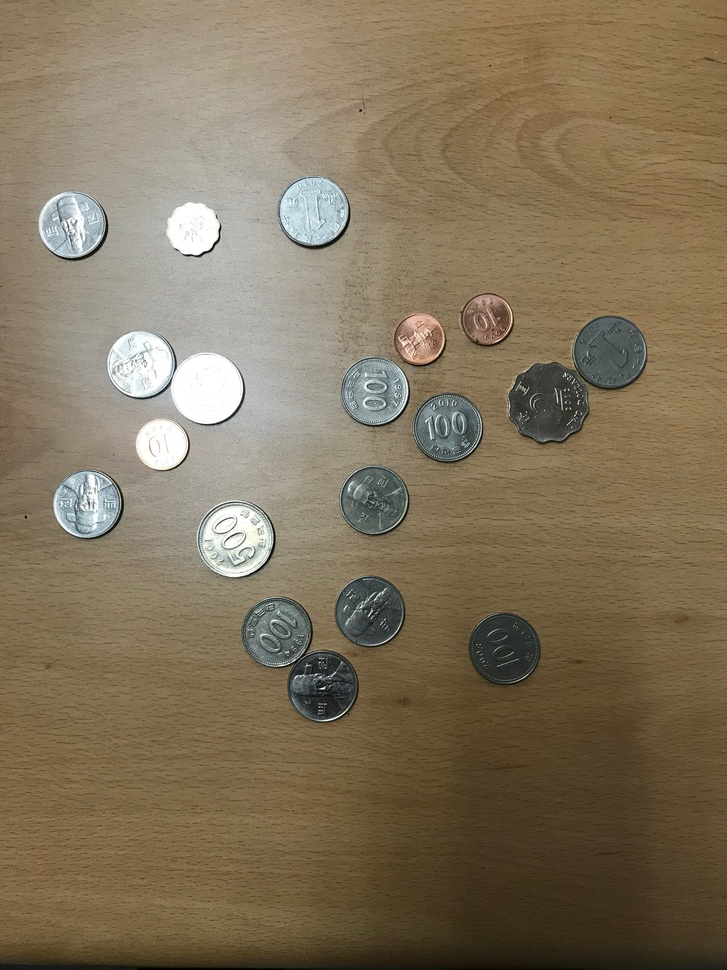
#> input picture Coins/coins_set4.jpg, 727 x 970 px, shrunk from 3024 x 4032 before the run, found by its file name
$ jupyter execute Homework_1_coins_set_4_old.ipynb   (shell and % lines are left out)
#> lines starting #> are read from the running program, lines starting #| are printed output that depends on the picture; after the words box and inside, x2 and y2 are one past the last pixel; in counts of white or black regions, pixels touching at a corner belong together
[cell 1]
import cv2
import numpy as np
import matplotlib.pyplot as plt

[cell 2]
image = '/home/khan/cv/Image0/coins_set4.jpg'
img = cv2.imread(image, 1)
#> img is the input picture: shape (970, 727, 3); mean B, G, R 91, 115.2, 129.4
img_orig = img.copy()
img = cv2.cvtColor(img,cv2.COLOR_BGR2GRAY)
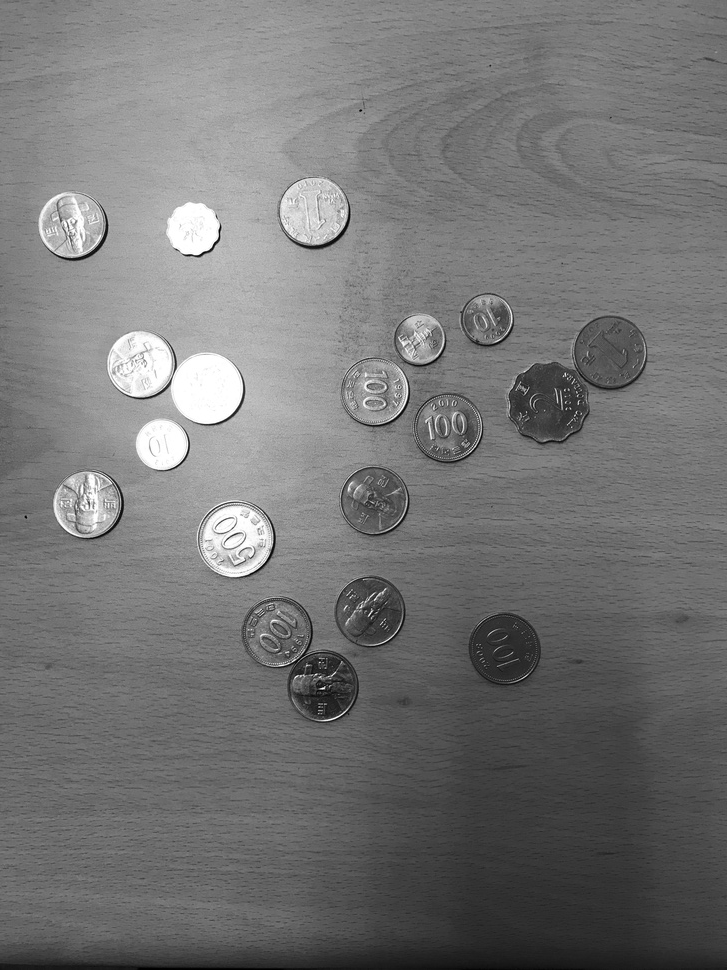
#> img: shape (970, 727); min 0, max 255, mean 116.7
plt.rcParams["figure.figsize"] = (16,9)
plt.imshow(img,cmap='gray')

[cell 3]
img =  cv2.GaussianBlur(img, (21,21), cv2.BORDER_DEFAULT)
plt.rcParams["figure.figsize"] = (16,9)
plt.imshow(img,cmap='gray')

[cell 4]
all_circs = cv2.HoughCircles(img, cv2.HOUGH_GRADIENT, 0.9, 120, param1 = 50, param2 = 30, minRadius = 30, maxRadius = 180)
#> all_circs = [[84.5, 504.5, 31.9], [313.5, 209.5, 32.4], [72.5, 226.5, 37], [205.5, 386.5, 34.4], [233.5, 539.5, 35.9]]
all_circs_rounded = np.uint16(np.around(all_circs))
#> all_circs_rounded = [[84, 504, 32], [314, 210, 32], [72, 226, 37], [206, 386, 34], [234, 540, 36]]

print(all_circs_rounded)
#| [[[ 84 504  32]
#|   [314 210  32]
#|   [ 72 226  37]
#|   [206 386  34]
#|   [234 540  36]]]
print(all_circs_rounded.shape)
#| (1, 5, 3)
print('I have found ' + str(all_circs_rounded.shape[1]) + ' coins.')
#| I have found 5 coins.

[cell 5]
count = 1
for i in all_circs_rounded[0, :]:
    cv2.circle(img_orig, (i[0],i[1]),i[2],(50, 200, 200), 15)
    cv2.circle(img_orig, (i[0],i[1]),2,(255, 0, 0), 5)
    cv2.putText(img_orig, "Coin " + str(count), (i[0]-70,i[1]+30), cv2.FONT_HERSHEY_SIMPLEX, 3.3, (255,0,0), 15)
    count += 1

    plt.rcParams["figure.figsize"] = (16,9)
    plt.imshow(img_orig)
#> this loop made 5 passes
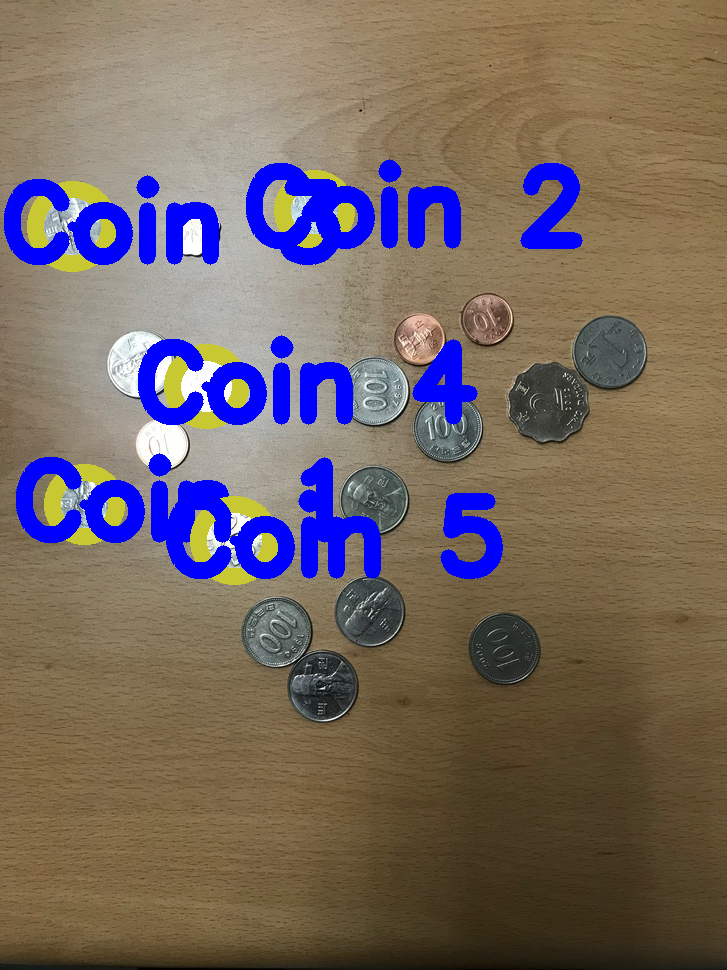
#> img_orig: shape (970, 727, 3); 9.48% of pixels changed, all inside (x1, y1, x2, y2) = (4, 159, 583, 585)
#> after the loop, count = 6
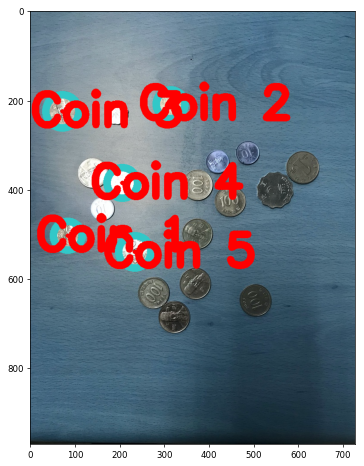
#> figure drawn by matplotlib, 1 panel; B, G, R data is drawn as R, G, B

$ run again, with Coins/coins_set1.jpg copied over Coins/coins_set4.jpg
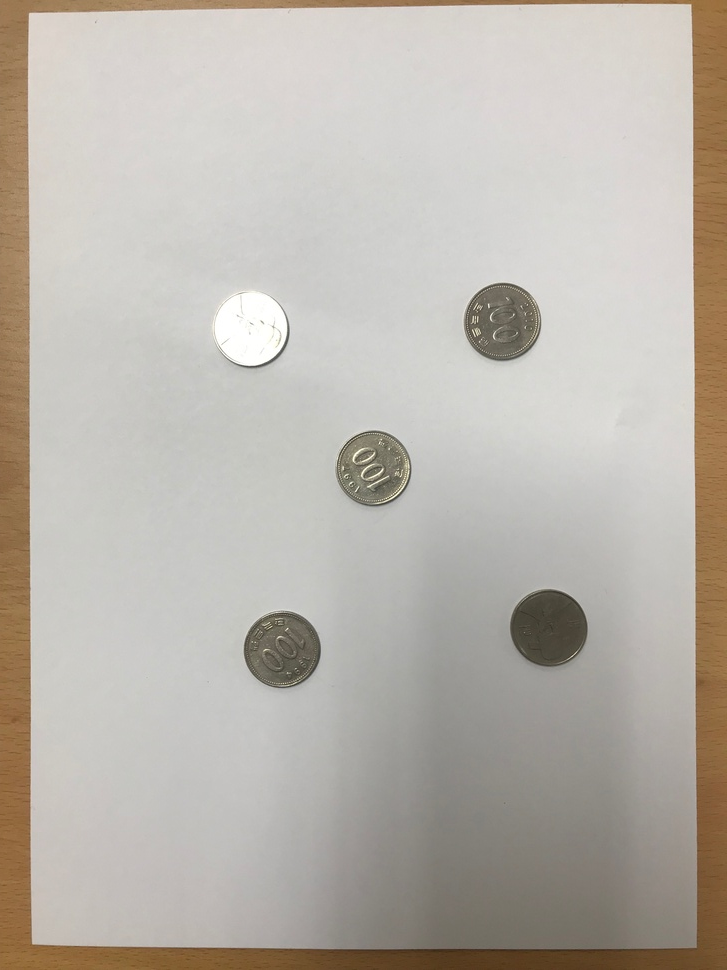
#> input picture Coins/coins_set1.jpg, 727 x 970 px, shrunk from 3024 x 4032 before the run, found by its file name
#> img is the input picture: shape (970, 727, 3); mean B, G, R 171.8, 180.1, 185.8
#> all_circs = [[548.5, 627.5, 38.3], [282.5, 649.5, 38.5], [374.5, 468.5, 39], [501.5, 321.5, 39.4], [248.5, 327.5, 36.2]]
#> all_circs_rounded = [[548, 628, 38], [282, 650, 38], [374, 468, 39], [502, 322, 39], [248, 328, 36]]
#| [[[548 628  38]
#|   [282 650  38]
#|   [374 468  39]
#|   [502 322  39]
#|   [248 328  36]]]
#| (1, 5, 3)
#| I have found 5 coins.
#> the loop `for i in all_circs_rounded[0, :]:` made 5 passes
#> after the loop `for i in all_circs_rounded[0, :]:`:
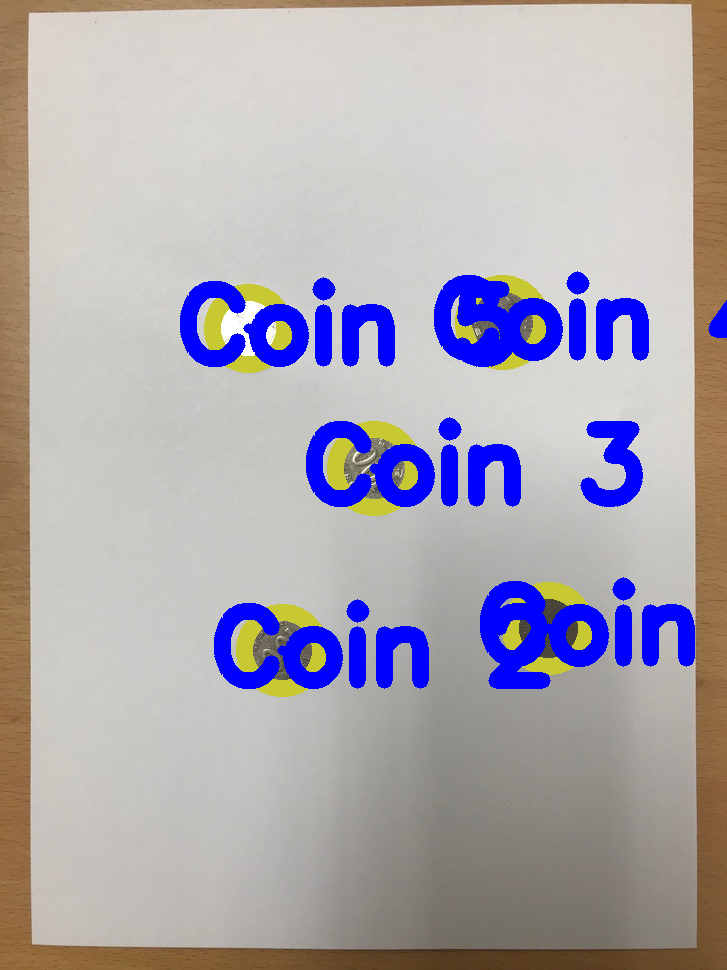
#> img_orig: shape (970, 727, 3); 9.04% of pixels changed, all inside (x1, y1, x2, y2) = (180, 271, 727, 697)
#> after the loop `for i in all_circs_rounded[0, :]:`: count = 6
#> `[cell 5] count = 1 for i in all_circs_rounded[0, :]: cv2.circle(img_or..`:
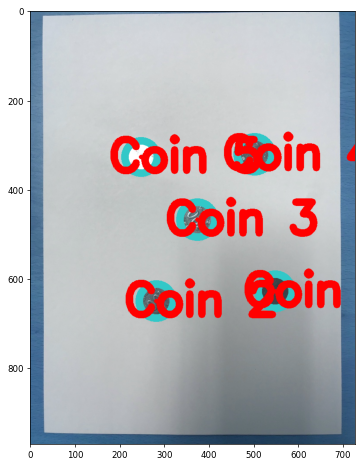
#> figure drawn by matplotlib, 1 panel; B, G, R data is drawn as R, G, B

$ run again, with Coins/coins_set3.jpg copied over Coins/coins_set4.jpg
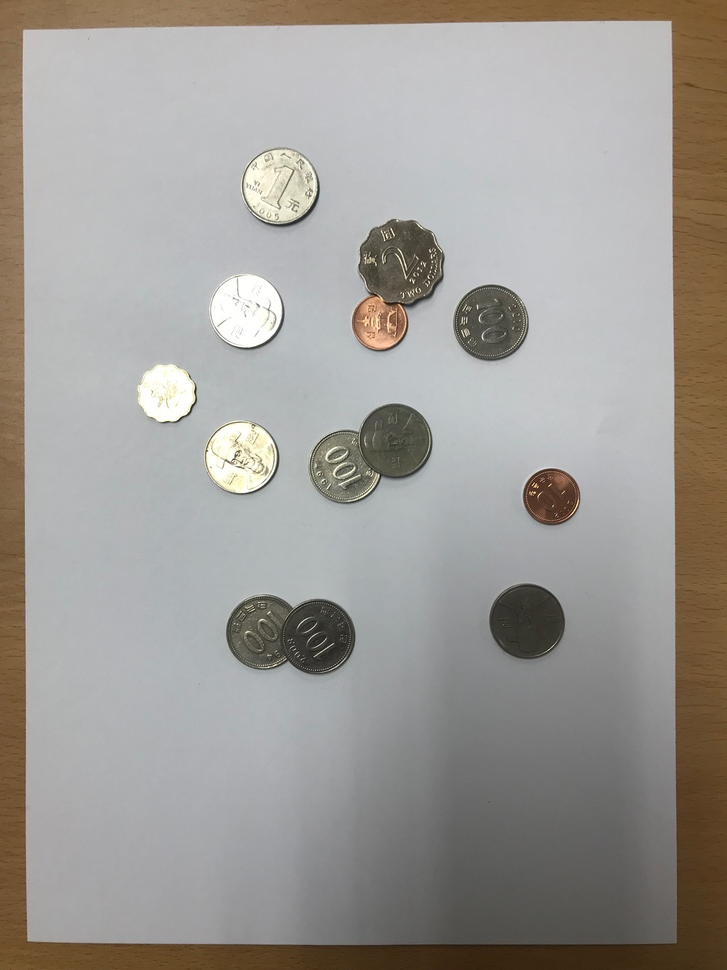
#> input picture Coins/coins_set3.jpg, 727 x 970 px, shrunk from 3024 x 4032 before the run, found by its file name
#> img is the input picture: shape (970, 727, 3); mean B, G, R 149.9, 154.6, 158.1
#> all_circs = [[526.5, 621.5, 37.2], [489.5, 322.5, 38.5], [244.5, 310.5, 35.1], [239.5, 457.5, 33], [263.5, 631.5, 37.7], [394.5, 439.5, 36.2], [276.5, 184.5, 46.3]]
#> all_circs_rounded = [[526, 622, 37], [490, 322, 38], [244, 310, 35], [240, 458, 33], [264, 632, 38], [394, 440, 36], [276, 184, 46]]
#| [[[526 622  37]
#|   [490 322  38]
#|   [244 310  35]
#|   [240 458  33]
#|   [264 632  38]
#|   [394 440  36]
#> (further printed lines are left out)
#| (1, 7, 3)
#| I have found 7 coins.
#> the loop `for i in all_circs_rounded[0, :]:` made 7 passes
#> after the loop `for i in all_circs_rounded[0, :]:`:
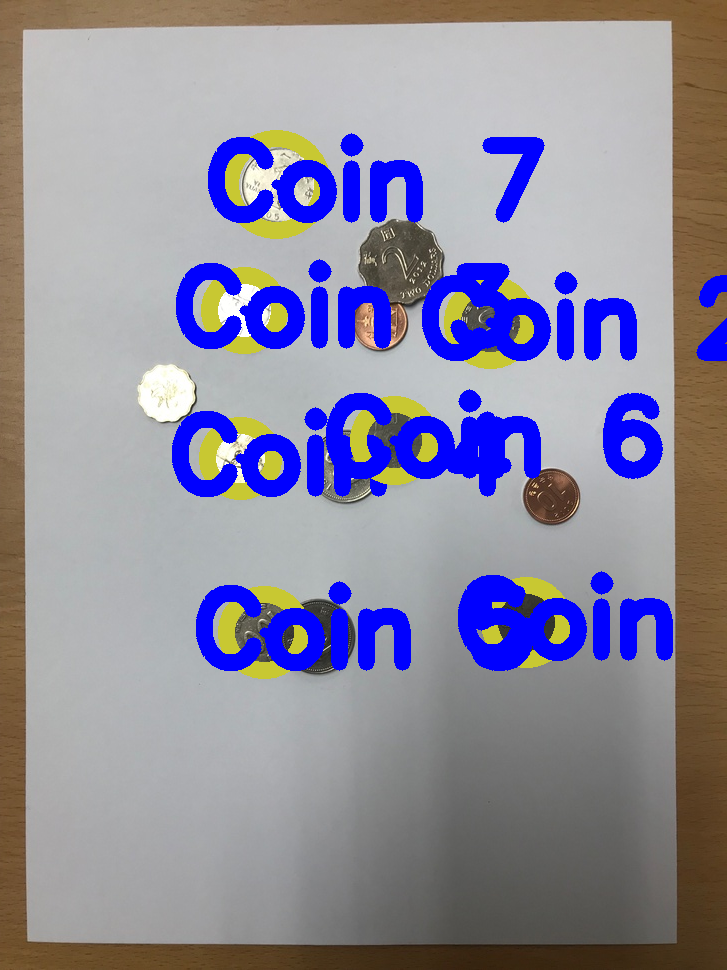
#> img_orig: shape (970, 727, 3); 12.76% of pixels changed, all inside (x1, y1, x2, y2) = (172, 130, 727, 679)
#> after the loop `for i in all_circs_rounded[0, :]:`: count = 8
#> `[cell 5] count = 1 for i in all_circs_rounded[0, :]: cv2.circle(img_or..`:
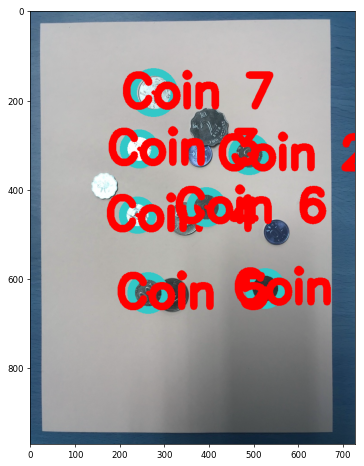
#> figure drawn by matplotlib, 1 panel; B, G, R data is drawn as R, G, B
